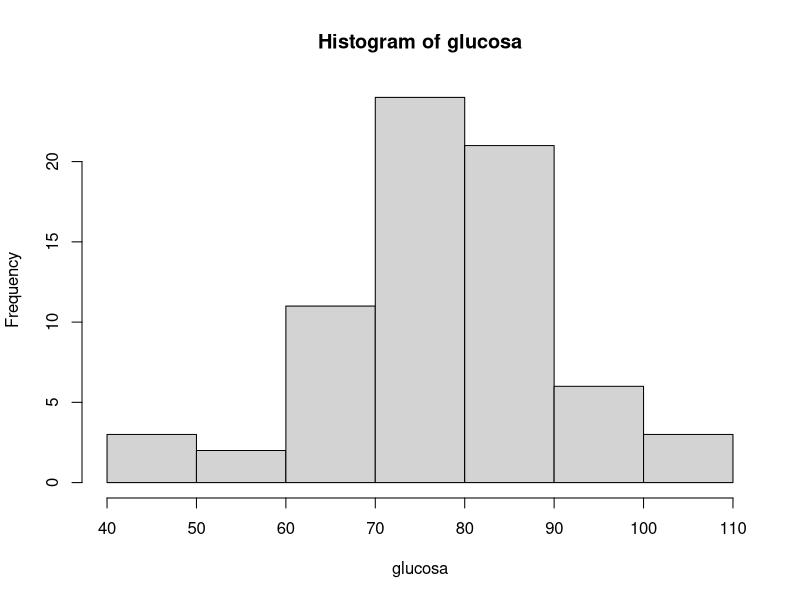
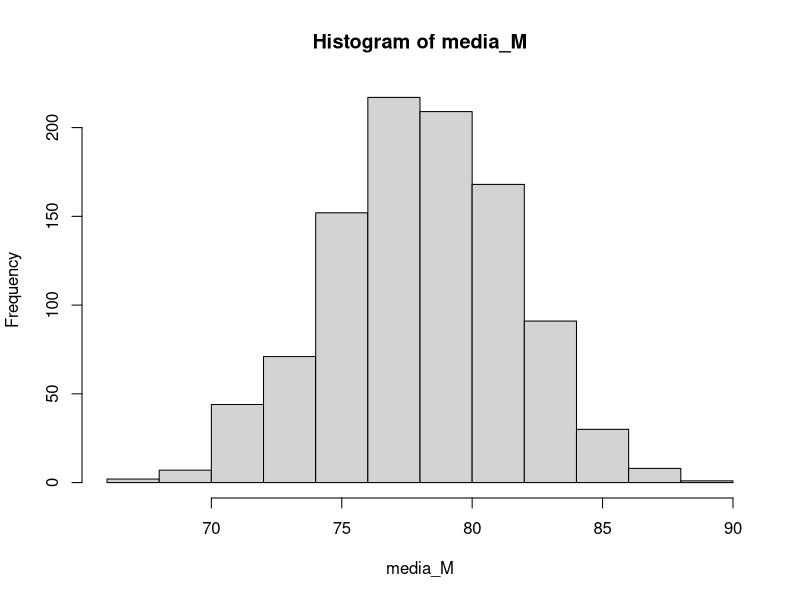

Reproduce these figures in R, in order.
## ---- chunk 1
knitr::opts_chunk$set(echo = TRUE)
## ---- chunk 2
datos = read.csv("svls05.csv", header=T)
str(datos)
## ---- chunk 3
glucosa = datos$GLUCOSE
hist(glucosa)
## ---- chunk 4
mean(glucosa)
## ---- chunk 5
ndatos = 10
set.seed(99) # semilla para los numeros aleatorios
muestra1 = sample(glucosa,ndatos,replace = F) # muestreo sin reemplazamiento
mean(muestra1)
## ---- chunk 6
var_n = var(muestra1)*(ndatos-1)/ndatos # varianza dividiendo por n, y no por (n-1)
sqrt(var_n/ndatos)
## ---- chunk 7
nmuestras = 1000
media_M = rep(0, nmuestras)
for (n in 1:nmuestras){
  muestra_n = sample(glucosa,ndatos,replace = F) # muestreo sin reemplazamiento
  media_M[n] = mean(muestra_n)
}
hist(media_M)
## ---- chunk 8
sd(media_M)
## ---- chunk 9
nB = 10000
media_B = rep(0, nB)
for (n in 1:nB){
  muestra_B = sample(muestra1,ndatos,replace = T) # muestreo sin reemplazamiento
  media_B[n] = mean(muestra_B)
}
## ---- chunk 10
c(sd(media_M),sd(media_B))
